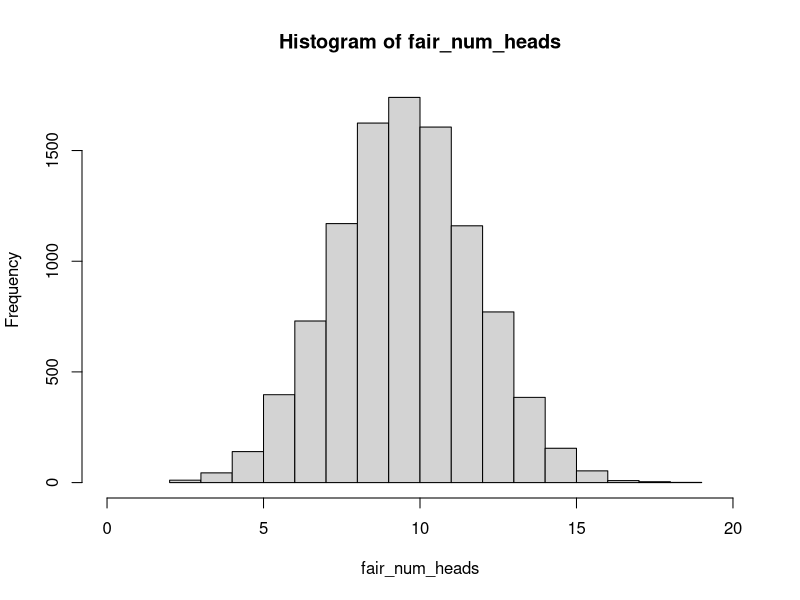
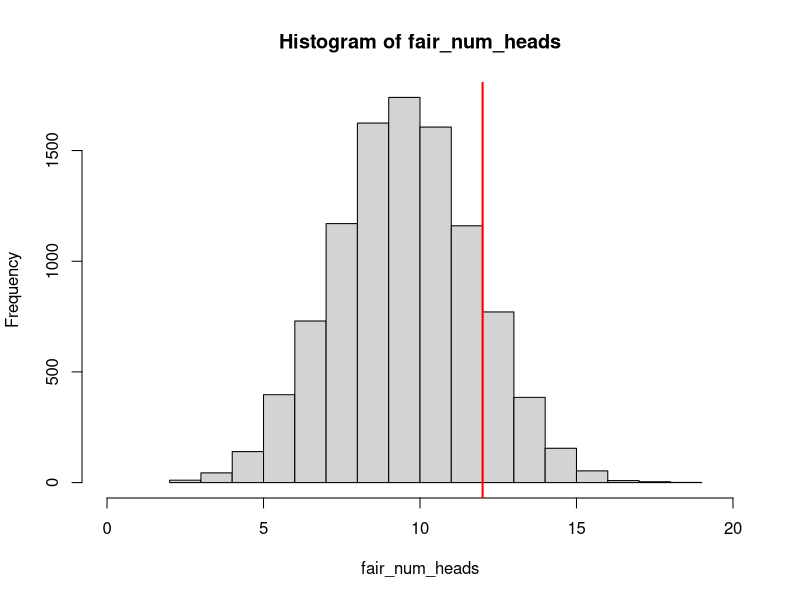
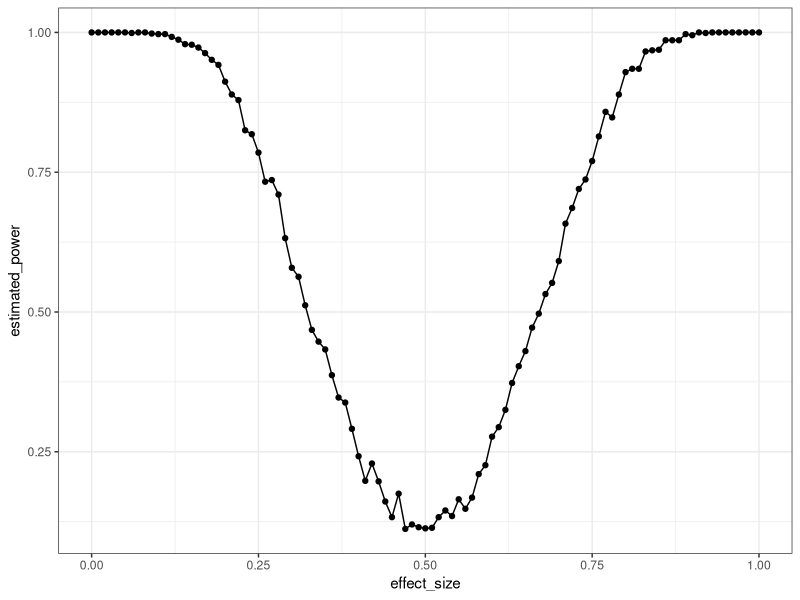
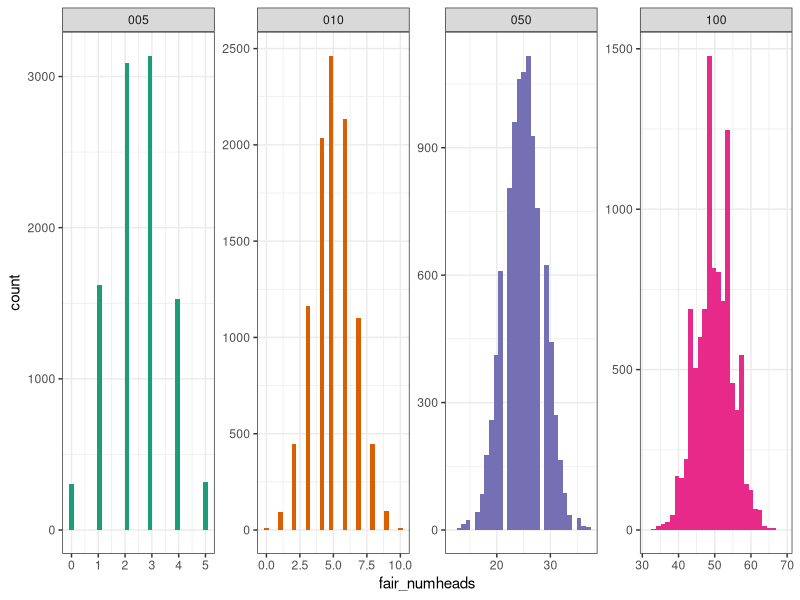
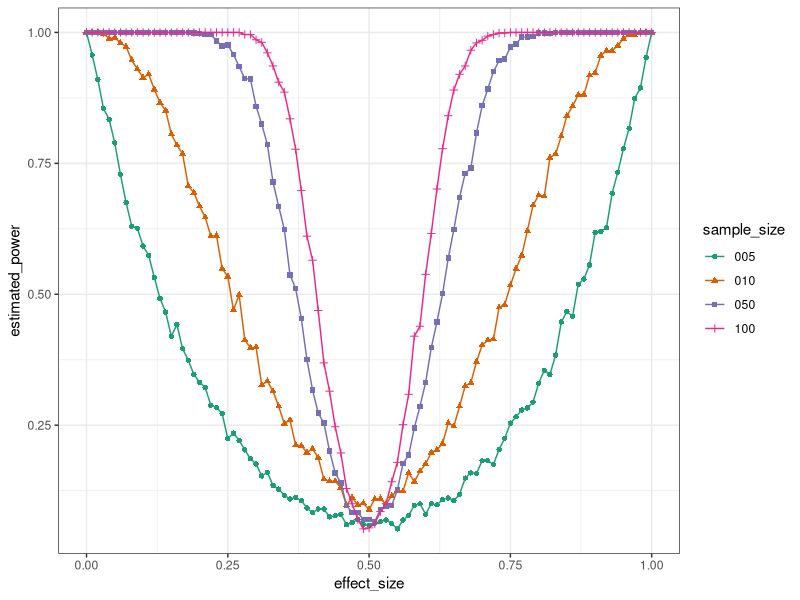

Write the R code that produced these figures, in order.
## ---- chunk 1
library(tidyverse)
library(RColorBrewer)
## ---- chunk 2
num_flips <- 20 # sample size
alpha <- 0.05 # significance threshold
## ---- chunk 3
# Add comments next to each code chunk to describe the data analysis steps

# Setting up the null distribution
num_permutations <- 10000

fair_num_heads <- {}
for(x in 1:num_permutations) {

  num_heads <- 0
  for(i in 1:num_flips) {
    if(runif(1) <= 0.5) {
      num_heads <- num_heads + 1
    }
  }

  fair_num_heads <- c(fair_num_heads,
                      num_heads)
}

hist(fair_num_heads, xlim = c(0, num_flips))
## ---- chunk 4
# Add comments next to each code chunk to describe the data analysis steps

# A new coin
coin_bias <- 0.8 # effect size

# Perform the experiment once to test if this coin is biased
num_heads <- 0
for(i in 1:num_flips) {
  if(runif(1) <= coin_bias) {
    num_heads <- num_heads + 1 } }

hist(fair_num_heads, xlim = c(0, num_flips))
abline(v = num_heads, col = "red", lwd = 2)
cat(num_heads, "heads in", num_flips, "flips\n")

p_value <- sum(abs((num_flips/2) - fair_num_heads) > abs((num_flips/2) - num_heads)) / length(fair_num_heads)

if(p_value < alpha) {
  cat("P-value is", p_value, "<", alpha, "\nReject the null hypothesis.\nThe coin is biased!")
} else {
  cat("P-value is", p_value, "≥", alpha, "\nAccept the null hypothesis.\nThe coin is unbiased!")
}
## ---- chunk 5
# Add comments next to each code chunk to describe the data analysis steps

# Calculate the power of this experiment
num_null_rejects <- 0
for(num_experiments in 1:1000) {

  num_heads <- 0
  for(i in 1:num_flips) {
    if(runif(1) <= coin_bias) {
      num_heads <- num_heads + 1 } }

  p_value <- sum(abs((num_flips/2) - fair_num_heads) > abs((num_flips/2) - num_heads)) / length(fair_num_heads)
  
  if(p_value < alpha) {
    num_null_rejects <- num_null_rejects + 1 } }

estimated_power <- (num_null_rejects / 1000)
cat("The power is", estimated_power, "\n")
## ---- chunk 6
# Add comments next to each code chunk to describe the data analysis steps

# Generate a power curve for this experimental design
biases <- seq(0, 1, 0.01)
effectsize_estimatedpower <- {}

for(coin_bias in biases) {
  num_null_rejects <- 0
  for(num_experiments in 1:1000) {
    
    num_heads <- 0
    for(i in 1:num_flips) {
      if(runif(1) <= coin_bias) {
        num_heads <- num_heads + 1 } }
    
    p_value <- sum(abs((num_flips/2) - fair_num_heads) > abs((num_flips/2) - num_heads)) / length(fair_num_heads)
    
    if(p_value < alpha) {
      num_null_rejects <- num_null_rejects + 1 } }
  
  estimated_power <- (num_null_rejects / 1000)
  
  effectsize_estimatedpower <- rbind(effectsize_estimatedpower,
                                     c(coin_bias, estimated_power))
}
## ---- chunk 7
# No need to add comments to this chunk that's just making the plot.

effectsize_estimatedpower_df <- tibble("effect_size" = effectsize_estimatedpower[,1],
                                       "estimated_power" = effectsize_estimatedpower[,2])

effectsize_estimatedpower_df %>%
  ggplot(aes(x = effect_size,
             y = estimated_power)) +
  geom_point() +
  geom_line() +
  theme_bw()
## ---- chunk 8
# Add comments next to each code chunk to describe the data analysis steps

# Setting up the null distribution
alpha <- 0.05 # significance threshold

num_permutations <- 10000
flips <- c(5, 10, 50, 100)

samplesize_fairnumheads <- {}

for(num_flips in flips) {
  
  fair_num_heads <- {}
  for(x in 1:num_permutations) {
    
    num_heads <- 0
    for(i in 1:num_flips) {
      if(runif(1) <= 0.5) {
        num_heads <- num_heads + 1
      }
    }
    
    fair_num_heads <- c(fair_num_heads,
                        num_heads)
  }
  
  samplesize_fairnumheads <- bind_rows(samplesize_fairnumheads,
                                       tibble("sample_size" = rep(sprintf(fmt = "%03d", num_flips),
                                                                 num_permutations),
                                              "fair_numheads" = fair_num_heads))
}
## ---- chunk 9
# No need to add comments to this chunk that's just making the plot.

# Plotting null distributions for each sample size
samplesize_fairnumheads %>%
  ggplot(aes(x = fair_numheads, fill = sample_size)) +
  geom_histogram() +
  scale_fill_brewer(palette = "Dark2") +
  facet_wrap(~sample_size, nrow = 1, scales = "free") +
  theme_bw() +
  theme(legend.position = "none")
## ---- chunk 10
# Add comments next to each code chunk to describe the data analysis steps
# NOTE: This part might take quite a while to run. Please be patient.

biases <- seq(0, 1, 0.01)
samplesize_effectsize_estimatedpower <- {}

for(num_flips in flips) {
  cat(num_flips, "flips\n")
  
  fair_num_heads <- samplesize_fairnumheads %>%
    filter(sample_size == rep(sprintf(fmt = "%03d", num_flips))) %>%
    pull(fair_numheads)
  
  for(coin_bias in biases) {
    
    num_null_rejects <- 0
    for(num_experiments in 1:1000) {
      
      num_heads <- 0
      for(i in 1:num_flips) {
        if(runif(1) <= coin_bias) {
          num_heads <- num_heads + 1 } }
      
      p_value <- sum(abs((num_flips/2) - fair_num_heads) > abs((num_flips/2) - num_heads)) / length(fair_num_heads)
      
      if(p_value < alpha) {
        num_null_rejects <- num_null_rejects + 1 } }
    
    estimated_power <- (num_null_rejects / 1000)
    
    samplesize_effectsize_estimatedpower <- rbind(samplesize_effectsize_estimatedpower,
                                       c(num_flips, coin_bias, estimated_power))
  }
}
## ---- chunk 11
# No need to add comments to this chunk that's just making the plot.

# Plotting power curves
tibble("sample_size" = sprintf("%03d", samplesize_effectsize_estimatedpower[,1]),
       "effect_size" = samplesize_effectsize_estimatedpower[,2],
       "estimated_power" = samplesize_effectsize_estimatedpower[,3]) %>%
  ggplot(aes(x = effect_size,
             y = estimated_power,
             color = sample_size,
             shape = sample_size)) +
  scale_color_brewer(palette = "Dark2") +
  geom_point() +
  geom_line() +
  theme_bw()
